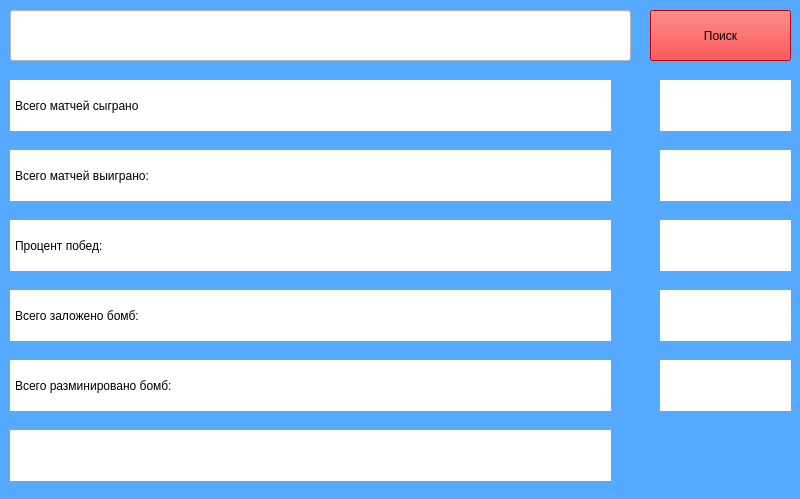
<?xml version="1.0" encoding="UTF-8"?>
<ui version="4.0">
 <class>MainWindow</class>
 <widget class="QMainWindow" name="MainWindow">
  <property name="geometry">
   <rect>
    <x>0</x>
    <y>0</y>
    <width>800</width>
    <height>499</height>
   </rect>
  </property>
  <property name="windowTitle">
   <string>MainWindow</string>
  </property>
  <property name="styleSheet">
   <string notr="true">background-color: rgb(255, 255, 255);
background-color: rgb(85, 170, 255);</string>
  </property>
  <widget class="QWidget" name="centralwidget">
   <widget class="QPushButton" name="zapros">
    <property name="geometry">
     <rect>
      <x>650</x>
      <y>10</y>
      <width>141</width>
      <height>51</height>
     </rect>
    </property>
    <property name="styleSheet">
     <string notr="true">background-color: rgb(255, 0, 0);
font: 87 10pt &quot;Arial Black&quot;;</string>
    </property>
    <property name="text">
     <string>Поиск</string>
    </property>
   </widget>
   <widget class="QLabel" name="vsego_matchey">
    <property name="geometry">
     <rect>
      <x>10</x>
      <y>80</y>
      <width>601</width>
      <height>51</height>
     </rect>
    </property>
    <property name="styleSheet">
     <string notr="true">font: 87 10pt &quot;Arial Black&quot;;
background-color: rgb(255, 255, 255);</string>
    </property>
    <property name="text">
     <string>Всего матчей сыграно</string>
    </property>
    <property name="indent">
     <number>5</number>
    </property>
   </widget>
   <widget class="QLabel" name="vsego_pobed">
    <property name="geometry">
     <rect>
      <x>10</x>
      <y>150</y>
      <width>601</width>
      <height>51</height>
     </rect>
    </property>
    <property name="styleSheet">
     <string notr="true">font: 87 10pt &quot;Arial Black&quot;;
background-color: rgb(255, 255, 255);</string>
    </property>
    <property name="text">
     <string>Всего матчей выиграно:</string>
    </property>
    <property name="indent">
     <number>5</number>
    </property>
   </widget>
   <widget class="QLabel" name="procent_pobed">
    <property name="geometry">
     <rect>
      <x>10</x>
      <y>220</y>
      <width>601</width>
      <height>51</height>
     </rect>
    </property>
    <property name="styleSheet">
     <string notr="true">font: 87 10pt &quot;Arial Black&quot;;
background-color: rgb(255, 255, 255);</string>
    </property>
    <property name="text">
     <string>Процент побед:</string>
    </property>
    <property name="indent">
     <number>5</number>
    </property>
   </widget>
   <widget class="QLabel" name="bomb_plated">
    <property name="geometry">
     <rect>
      <x>10</x>
      <y>290</y>
      <width>601</width>
      <height>51</height>
     </rect>
    </property>
    <property name="styleSheet">
     <string notr="true">font: 87 10pt &quot;Arial Black&quot;;
background-color: rgb(255, 255, 255);</string>
    </property>
    <property name="text">
     <string>Всего заложено бомб:</string>
    </property>
    <property name="indent">
     <number>5</number>
    </property>
   </widget>
   <widget class="QLabel" name="bomb_defused">
    <property name="geometry">
     <rect>
      <x>10</x>
      <y>360</y>
      <width>601</width>
      <height>51</height>
     </rect>
    </property>
    <property name="styleSheet">
     <string notr="true">font: 87 10pt &quot;Arial Black&quot;;
background-color: rgb(255, 255, 255);</string>
    </property>
    <property name="text">
     <string>Всего разминировано бомб:</string>
    </property>
    <property name="indent">
     <number>5</number>
    </property>
   </widget>
   <widget class="QLabel" name="vsego_matchey_2">
    <property name="geometry">
     <rect>
      <x>660</x>
      <y>80</y>
      <width>131</width>
      <height>51</height>
     </rect>
    </property>
    <property name="styleSheet">
     <string notr="true">font: 87 10pt &quot;Arial Black&quot;;
background-color: rgb(255, 255, 255);</string>
    </property>
    <property name="text">
     <string/>
    </property>
    <property name="indent">
     <number>5</number>
    </property>
   </widget>
   <widget class="QLabel" name="vsego_pobed_2">
    <property name="geometry">
     <rect>
      <x>660</x>
      <y>150</y>
      <width>131</width>
      <height>51</height>
     </rect>
    </property>
    <property name="styleSheet">
     <string notr="true">font: 87 10pt &quot;Arial Black&quot;;
background-color: rgb(255, 255, 255);</string>
    </property>
    <property name="text">
     <string/>
    </property>
    <property name="indent">
     <number>5</number>
    </property>
   </widget>
   <widget class="QLabel" name="procent_pobed_2">
    <property name="geometry">
     <rect>
      <x>660</x>
      <y>220</y>
      <width>131</width>
      <height>51</height>
     </rect>
    </property>
    <property name="styleSheet">
     <string notr="true">font: 87 10pt &quot;Arial Black&quot;;
background-color: rgb(255, 255, 255);</string>
    </property>
    <property name="text">
     <string/>
    </property>
    <property name="indent">
     <number>5</number>
    </property>
   </widget>
   <widget class="QLabel" name="bomb_plated_2">
    <property name="geometry">
     <rect>
      <x>660</x>
      <y>290</y>
      <width>131</width>
      <height>51</height>
     </rect>
    </property>
    <property name="styleSheet">
     <string notr="true">font: 87 10pt &quot;Arial Black&quot;;
background-color: rgb(255, 255, 255);</string>
    </property>
    <property name="text">
     <string/>
    </property>
    <property name="indent">
     <number>5</number>
    </property>
   </widget>
   <widget class="QLabel" name="bomb_defused_2">
    <property name="geometry">
     <rect>
      <x>660</x>
      <y>360</y>
      <width>131</width>
      <height>51</height>
     </rect>
    </property>
    <property name="styleSheet">
     <string notr="true">font: 87 10pt &quot;Arial Black&quot;;
background-color: rgb(255, 255, 255);</string>
    </property>
    <property name="text">
     <string/>
    </property>
    <property name="indent">
     <number>5</number>
    </property>
   </widget>
   <widget class="QLabel" name="data_time">
    <property name="geometry">
     <rect>
      <x>10</x>
      <y>430</y>
      <width>601</width>
      <height>51</height>
     </rect>
    </property>
    <property name="styleSheet">
     <string notr="true">font: 87 10pt &quot;Arial Black&quot;;
background-color: rgb(255, 255, 255);</string>
    </property>
    <property name="text">
     <string/>
    </property>
    <property name="indent">
     <number>5</number>
    </property>
   </widget>
   <widget class="QLineEdit" name="pole_zaprosa">
    <property name="geometry">
     <rect>
      <x>10</x>
      <y>10</y>
      <width>621</width>
      <height>51</height>
     </rect>
    </property>
    <property name="styleSheet">
     <string notr="true">font: 87 8pt &quot;Arial Black&quot;;
background-color: rgb(255, 255, 255);</string>
    </property>
   </widget>
  </widget>
 </widget>
 <resources/>
 <connections/>
</ui>
